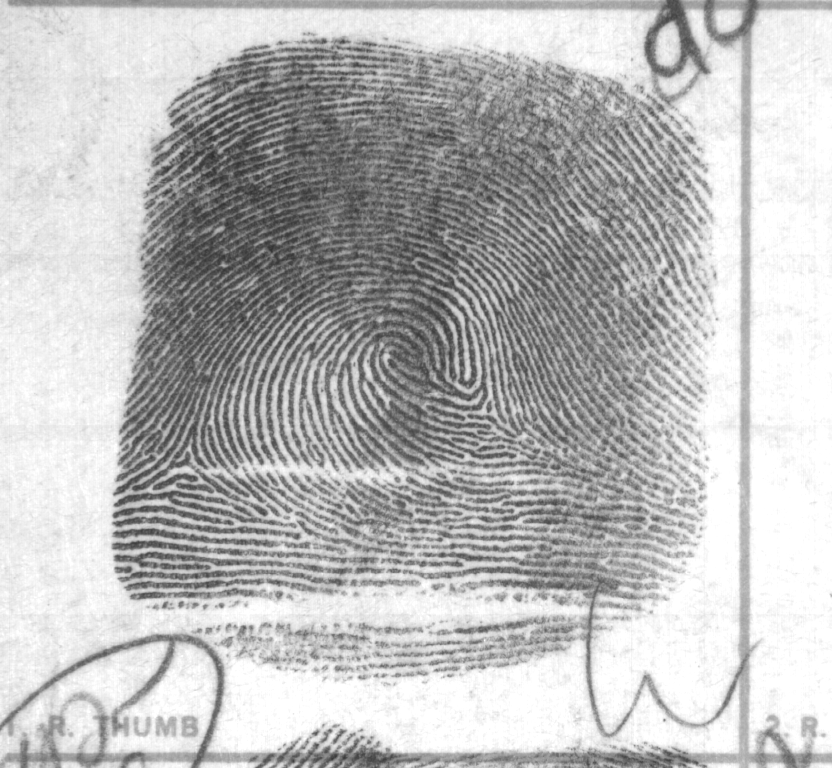
#> input picture imagenes_huellas/crd_0811f/11f_01.png, 832 x 768 px; its folder holds only this picture in this run
$ python -i utils.py   (imports and definitions only)
#> lines starting #> are read from the running program, lines starting #| are printed output that depends on the picture; after the words box and inside, x2 and y2 are one past the last pixel; in counts of white or black regions, pixels touching at a corner belong together
import os, cv2, numpy as np, random


# [20 lines left out: function recortar_imagen, not called in this run]


def procesar_imagen(image_path, output_path,
                    clahe_clip=1.0, clahe_grid=(8,8),
                    bilateral_d=9, bilateral_sigma_color=75, bilateral_sigma_space=75,
                    median_ksize=3,
                    adapt_block=19, adapt_C=3,
                    morph_kernel=3,
                    use_skeleton=False,
                    final_size=(550,550)):
#> called with image_path = '../imagenes_huellas/crd_0811f/11f_01.png', output_path = 'out.png', clahe_clip = 1, clahe_grid = (8, 8), bilateral_d = 9, bilateral_sigma_color = 75, bilateral_sigma_space = 75, median_ksize = 3
    image = cv2.imread(image_path, cv2.IMREAD_GRAYSCALE)
#> image is the input picture: shape (768, 832); min 46, max 255, mean 187.2
    if image is None: return
    clahe = cv2.createCLAHE(clipLimit=clahe_clip, tileGridSize=clahe_grid)
    eq = clahe.apply(image)
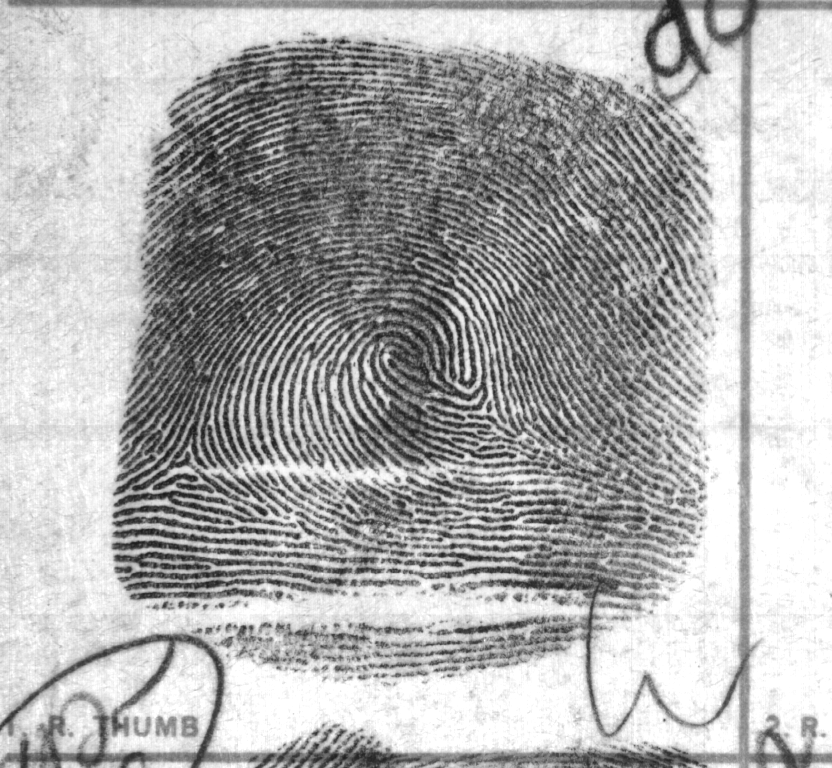
#> eq: shape (768, 832); min 23, max 255, mean 174.8
    bil = cv2.bilateralFilter(eq, d=bilateral_d, sigmaColor=bilateral_sigma_color, sigmaSpace=bilateral_sigma_space)
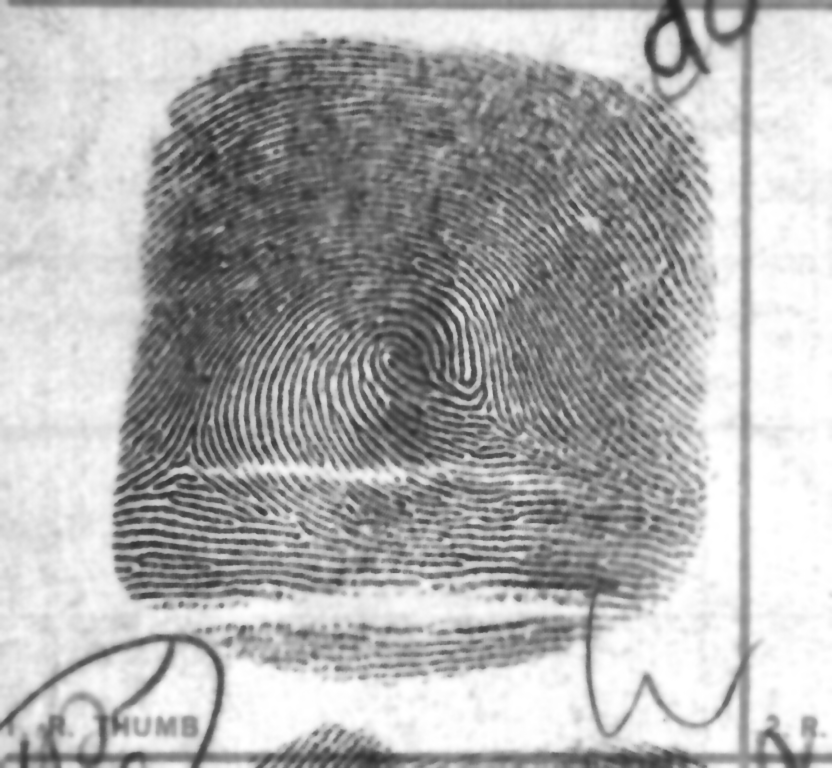
#> bil: shape (768, 832); min 34, max 255, mean 174.8
    med = cv2.medianBlur(bil, median_ksize)
    th = cv2.adaptiveThreshold(med, 255, cv2.ADAPTIVE_THRESH_GAUSSIAN_C, cv2.THRESH_BINARY, adapt_block, adapt_C)
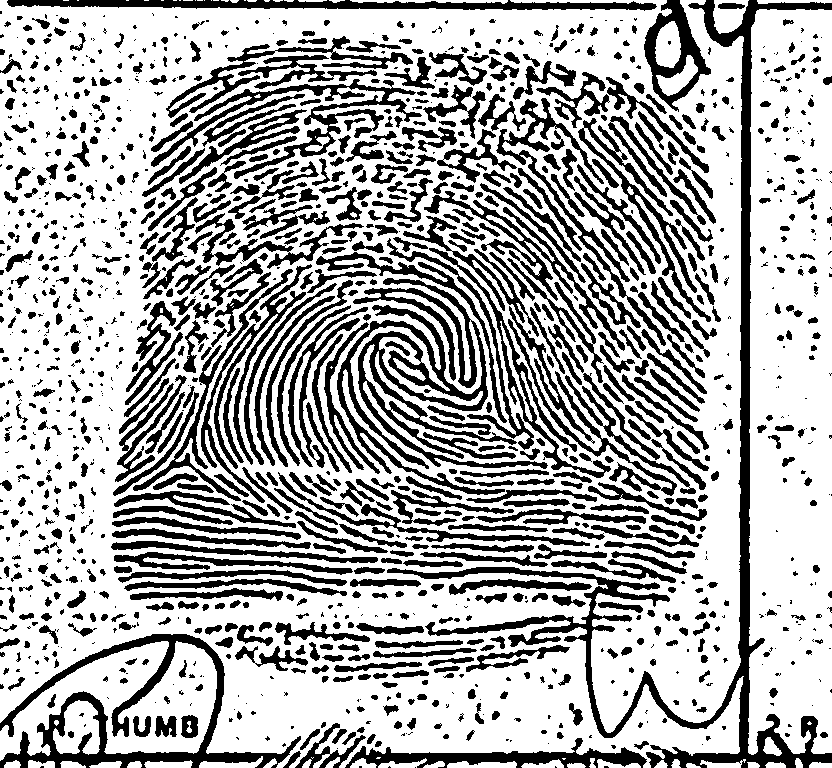
#> th: shape (768, 832); 68% white; 1369 black regions (549 under 20 px), largest, box (x1, y1, x2, y2) and area: (387, 0, 832, 768) 17460, (337, 278, 548, 495) 11616, (0, 634, 301, 768) 7962
    inv = cv2.bitwise_not(th)
    kernel = np.ones((morph_kernel, morph_kernel), np.uint8)
    clean = cv2.morphologyEx(inv, cv2.MORPH_OPEN, kernel)
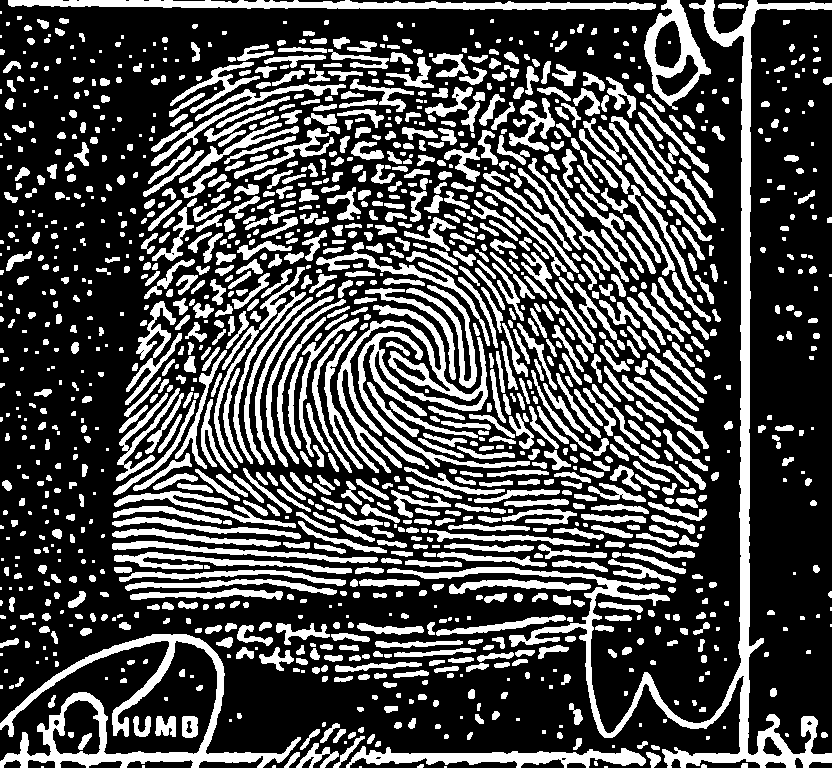
#> clean: shape (768, 832); 30.2% white; 1380 white regions (277 under 20 px), largest, box (x1, y1, x2, y2) and area: (387, 0, 832, 768) 15920, (0, 634, 301, 768) 7777, (337, 305, 530, 473) 6891
    out = clean if not use_skeleton else _skeletonize(clean)
    out = cv2.resize(out, final_size, interpolation=cv2.INTER_LINEAR)
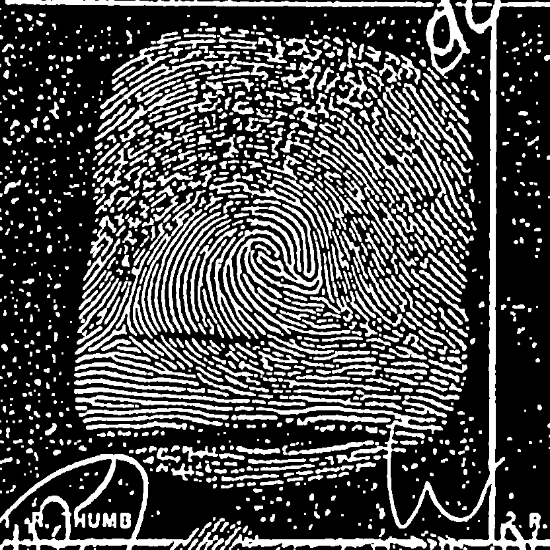
#> out: shape (550, 550); min 0, max 255, mean 77.1
    cv2.imwrite(output_path, out)


# [36 lines left out: functions _skeletonize, new_images, not called in this run]

>>> result = procesar_imagen('../imagenes_huellas/crd_0811f/11f_01.png', 'out.png')

$ run again, on imagenes_huellas/crd_0811f/11s_01.png
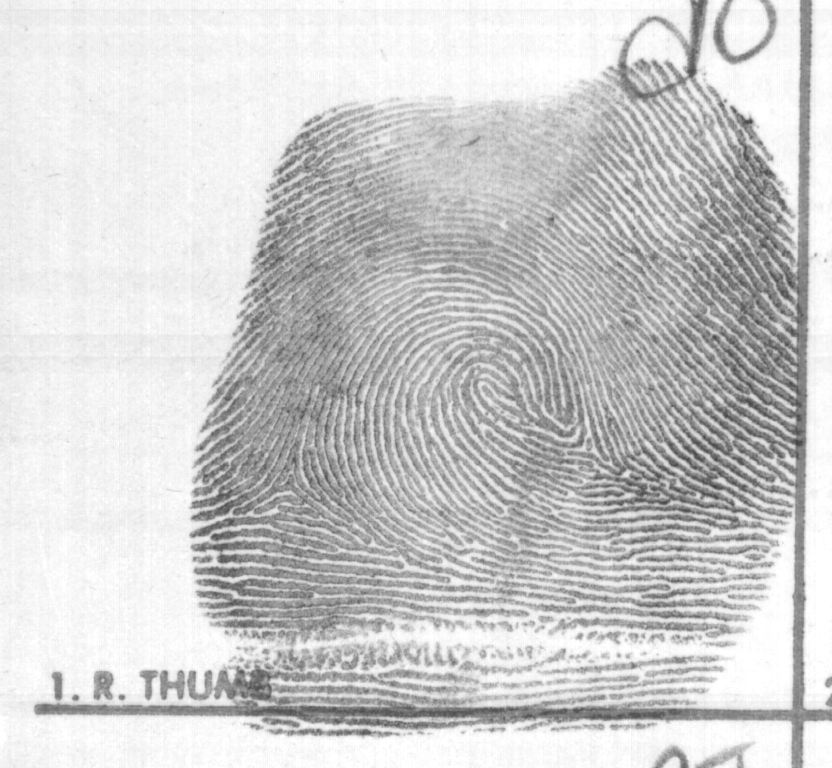
#> input picture imagenes_huellas/crd_0811f/11s_01.png, 832 x 768 px
#> in procesar_imagen, image is the input picture: shape (768, 832); min 66, max 255, mean 205
#> in procesar_imagen, `th = cv2.adaptiveThreshold(med, 255, cv2.ADAPTIVE_THRESH_GAUSSIAN_C, c..`:
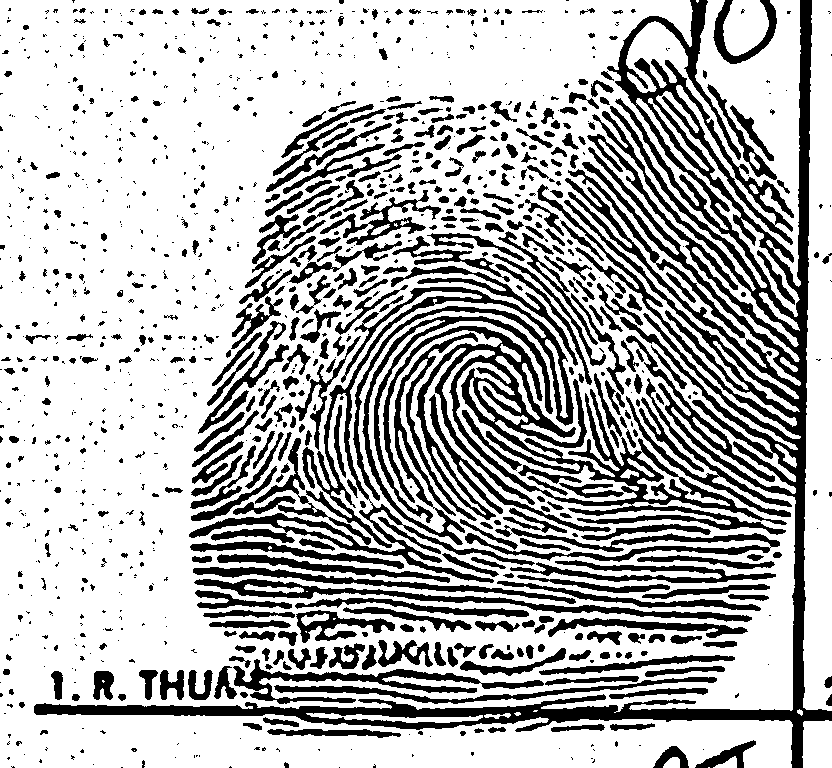
#> th: shape (768, 832); 71.1% white; 1125 black regions (646 under 20 px), largest, box (x1, y1, x2, y2) and area: (34, 0, 832, 768) 50852, (383, 326, 787, 535) 15930, (189, 287, 574, 583) 10991
#> clean: shape (768, 832); 27.5% white; 847 white regions (204 under 20 px), largest, box (x1, y1, x2, y2) and area: (34, 0, 832, 768) 36369, (383, 326, 575, 505) 6782, (354, 287, 573, 500) 3555
#> in procesar_imagen, `out = cv2.resize(out, final_size, interpolation=cv2.INTER_LINEAR)`:
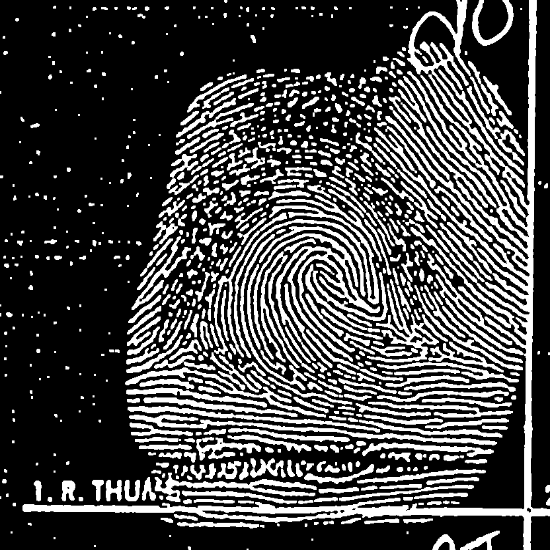
#> out: shape (550, 550); min 0, max 255, mean 70.1
